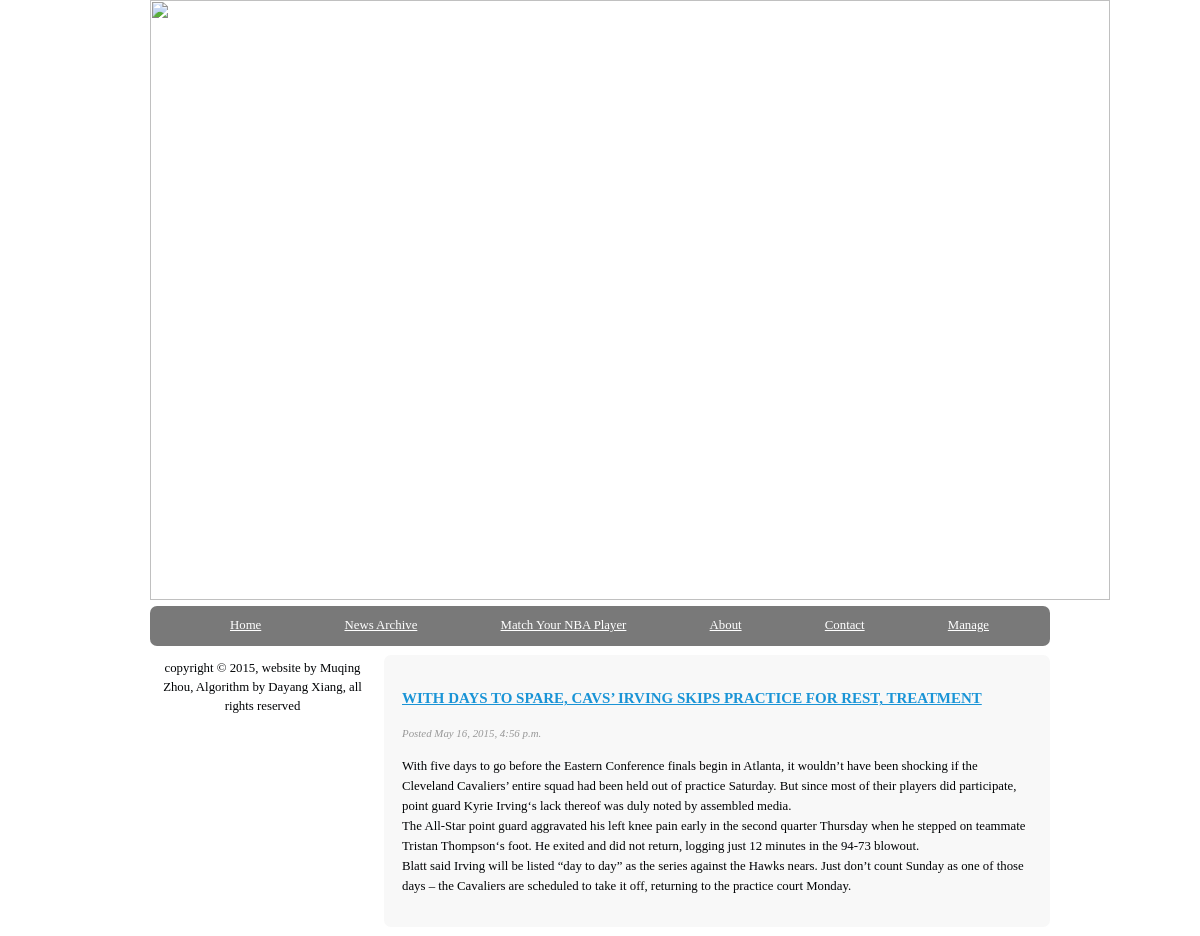
/nbamatch/8, run on the app's committed database.
### nbamatch/models.py (models this page shows, shortened)
class Post(models.Model):
	title = models.CharField(max_length = 140)
	body = models.TextField()
	date = models.DateTimeField()

### nbamatch/templates/post.html (shortened to what this page needs)
{%  extends "base.html" %}
{%  block content %}
<div class="mainContent">
	<div class = "content">
		<article class="typicalArticle">
			<header>
				<h3><a href="/nbamatch/{{post.id}}">{{ post.title }}</a></h3>
			</header>
			<footer>
				<p class = 'postInfo'>Posted {{ post.date }}</p>
			</footer>
			<content>
				<p>	{{ post.body|safe|linebreaks}} </p>
		</article>
	</div>
</div>
{% endblock %}

### static/css/styles.css (style rules this page uses)
body { color:#000305; font-size: 80%; font-family: 'Lucida Sans Unicode'; line-height: 1.5; text-align: left; }
a { text-decoloration: none; }
a:link, a:visited { color:#1A94D6; }
.body { margin:0 auto; width:75%; clear:both; }
.mainContent { line-height:20px; border-radius: 7px; -webkit-border-radius: 7px; -moz-border-radius: 7px; }
.content { width: 70%; float: right; padding: 2% 2%; background-color: #f8f8f8; margin: 1% 0% 1% 1%; border-radius: 7px; -webkit-border-radius: 7px; -moz-border-radius: 7px; }
.postInfo { font-style: italic; font-size: 85%; color: #989898; }

### data on the page
Post: title "WITH DAYS TO SPARE, CAVS’ IRVING SKIPS PRACTICE FOR REST, TREATMENT", date "May 16, 2015, 4:56 p.m.", body "With five days to go before the Eastern Conference finals begin in Atlanta, it wouldn’t have been shocking if the Cleveland Cavaliers’ entire squad had been held out of practice Saturday. But since most of their players did participate, point guard Kyrie Irving‘s lack thereof was duly noted by assembled media. The All-Star point guard aggravated his left knee pain early in the second quarter Thursday when he stepped on teammate Tristan Thompson‘s foot. He exited and did not return, logging just 12 minutes in the 94-73 blowout. Blatt said Irving will be listed “day to day” as the series against the Hawks nears. Just don’t count Sunday as one of those days – the Cavaliers are scheduled to…"
